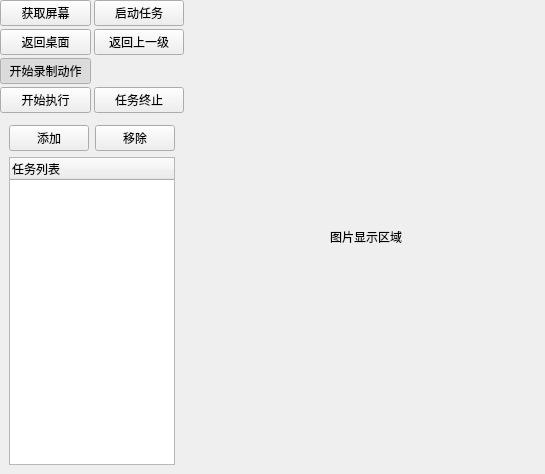
<?xml version="1.0" encoding="UTF-8"?>
<ui version="4.0">
 <class>Form</class>
 <widget class="QMainWindow" name="Form">
  <property name="geometry">
   <rect>
    <x>0</x>
    <y>0</y>
    <width>545</width>
    <height>474</height>
   </rect>
  </property>
  <property name="sizePolicy">
   <sizepolicy hsizetype="Preferred" vsizetype="Preferred">
    <horstretch>0</horstretch>
    <verstretch>0</verstretch>
   </sizepolicy>
  </property>
  <property name="windowTitle">
   <string>auto_mobile</string>
  </property>
  <widget class="QWidget" name="centralwidget">
   <layout class="QHBoxLayout" name="horizontalLayout_2" stretch="2,8">
    <property name="spacing">
     <number>3</number>
    </property>
    <property name="leftMargin">
     <number>0</number>
    </property>
    <property name="topMargin">
     <number>0</number>
    </property>
    <property name="rightMargin">
     <number>0</number>
    </property>
    <property name="bottomMargin">
     <number>0</number>
    </property>
    <item>
     <layout class="QVBoxLayout" name="verticalLayout_2" stretch="3,7">
      <item>
       <layout class="QGridLayout" name="gridLayout">
        <item row="0" column="0">
         <widget class="QPushButton" name="getScreenShotPushButton">
          <property name="sizePolicy">
           <sizepolicy hsizetype="Preferred" vsizetype="Fixed">
            <horstretch>0</horstretch>
            <verstretch>0</verstretch>
           </sizepolicy>
          </property>
          <property name="text">
           <string>获取屏幕</string>
          </property>
         </widget>
        </item>
        <item row="0" column="1">
         <widget class="QPushButton" name="autoClickScreenShot">
          <property name="sizePolicy">
           <sizepolicy hsizetype="Preferred" vsizetype="Fixed">
            <horstretch>0</horstretch>
            <verstretch>0</verstretch>
           </sizepolicy>
          </property>
          <property name="text">
           <string>启动任务</string>
          </property>
         </widget>
        </item>
        <item row="1" column="0">
         <widget class="QPushButton" name="returnHomePushButton">
          <property name="sizePolicy">
           <sizepolicy hsizetype="Preferred" vsizetype="Fixed">
            <horstretch>0</horstretch>
            <verstretch>0</verstretch>
           </sizepolicy>
          </property>
          <property name="text">
           <string>返回桌面</string>
          </property>
         </widget>
        </item>
        <item row="1" column="1">
         <widget class="QPushButton" name="returnPushButton">
          <property name="sizePolicy">
           <sizepolicy hsizetype="Preferred" vsizetype="Fixed">
            <horstretch>0</horstretch>
            <verstretch>0</verstretch>
           </sizepolicy>
          </property>
          <property name="text">
           <string>返回上一级</string>
          </property>
         </widget>
        </item>
        <item row="2" column="0">
         <widget class="QPushButton" name="recordActionPushButton">
          <property name="sizePolicy">
           <sizepolicy hsizetype="Preferred" vsizetype="Fixed">
            <horstretch>0</horstretch>
            <verstretch>0</verstretch>
           </sizepolicy>
          </property>
          <property name="text">
           <string>开始录制动作</string>
          </property>
          <property name="checkable">
           <bool>true</bool>
          </property>
          <property name="checked">
           <bool>true</bool>
          </property>
         </widget>
        </item>
        <item row="3" column="0">
         <widget class="QPushButton" name="actionStartPushButton">
          <property name="sizePolicy">
           <sizepolicy hsizetype="Preferred" vsizetype="Fixed">
            <horstretch>0</horstretch>
            <verstretch>0</verstretch>
           </sizepolicy>
          </property>
          <property name="text">
           <string>开始执行</string>
          </property>
         </widget>
        </item>
        <item row="3" column="1">
         <widget class="QPushButton" name="taskStopPushButton">
          <property name="sizePolicy">
           <sizepolicy hsizetype="Preferred" vsizetype="Fixed">
            <horstretch>0</horstretch>
            <verstretch>0</verstretch>
           </sizepolicy>
          </property>
          <property name="text">
           <string>任务终止</string>
          </property>
         </widget>
        </item>
       </layout>
      </item>
      <item>
       <widget class="QWidget" name="actionLoadWidget" native="true">
        <layout class="QVBoxLayout" name="verticalLayout">
         <item>
          <layout class="QHBoxLayout" name="horizontalLayout">
           <item>
            <widget class="QPushButton" name="fileAddPushButton">
             <property name="sizePolicy">
              <sizepolicy hsizetype="Preferred" vsizetype="Fixed">
               <horstretch>0</horstretch>
               <verstretch>0</verstretch>
              </sizepolicy>
             </property>
             <property name="text">
              <string>添加</string>
             </property>
            </widget>
           </item>
           <item>
            <widget class="QPushButton" name="fileRemovePushButton">
             <property name="sizePolicy">
              <sizepolicy hsizetype="Preferred" vsizetype="Fixed">
               <horstretch>0</horstretch>
               <verstretch>0</verstretch>
              </sizepolicy>
             </property>
             <property name="text">
              <string>移除</string>
             </property>
            </widget>
           </item>
          </layout>
         </item>
         <item>
          <widget class="QTreeWidget" name="taskTreeWidget">
           <property name="sizePolicy">
            <sizepolicy hsizetype="Preferred" vsizetype="Preferred">
             <horstretch>0</horstretch>
             <verstretch>0</verstretch>
            </sizepolicy>
           </property>
           <column>
            <property name="text">
             <string>任务列表</string>
            </property>
           </column>
           <column>
            <property name="text">
             <string/>
            </property>
           </column>
          </widget>
         </item>
        </layout>
       </widget>
      </item>
     </layout>
    </item>
    <item>
     <widget class="ImageLabel" name="screenLabel">
      <property name="sizePolicy">
       <sizepolicy hsizetype="Preferred" vsizetype="Preferred">
        <horstretch>204</horstretch>
        <verstretch>115</verstretch>
       </sizepolicy>
      </property>
      <property name="mouseTracking">
       <bool>true</bool>
      </property>
      <property name="tabletTracking">
       <bool>true</bool>
      </property>
      <property name="acceptDrops">
       <bool>false</bool>
      </property>
      <property name="autoFillBackground">
       <bool>false</bool>
      </property>
      <property name="styleSheet">
       <string notr="true"/>
      </property>
      <property name="text">
       <string>图片显示区域</string>
      </property>
      <property name="scaledContents">
       <bool>true</bool>
      </property>
      <property name="alignment">
       <set>Qt::AlignCenter</set>
      </property>
      <property name="wordWrap">
       <bool>false</bool>
      </property>
     </widget>
    </item>
   </layout>
  </widget>
 </widget>
 <customwidgets>
  <customwidget>
   <class>ImageLabel</class>
   <extends>QLabel</extends>
   <header location="global">ImageLabel</header>
  </customwidget>
 </customwidgets>
 <resources/>
 <connections/>
</ui>
